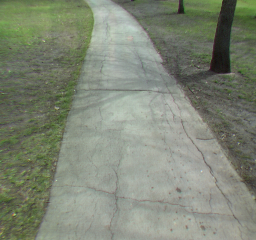
%> input picture images/bright.seq31.png, 256 x 240 px; its folder holds 4 pictures in this run
$ octave script.m   (GNU Octave 9; MATLAB toolbox functions it lacks are replaced by stand-ins)
%> lines starting %> are read from the running program, lines starting %| are printed output that depends on the picture
### interpy.m
function result=interpy(struct, range)

x = extractfield(struct,'x');
y = extractfield(struct, 'y');

linearCoefficients = polyfit(y, x, 1);
result = polyval(linearCoefficients, range);

end

### script.m
%% Test kilku na raz

% [35 lines of commented-out code are left out]

%% Wczytanie pliku

DEBUG = false;
LINES_LENGTH = 3;
FILL_GAPS = 3;
PEAKS = 15;
HORIZONTAL_LINE = 80; % 80
CENTER_TOLERANCE = 20;
REMOVE = 10;

% 4,8,9,10,11,12,15,16,17,18

listing = dir('images');
i = 5;

path = strcat('images/', listing(i).name);

I = imread(path);
%> I is the input picture: size 240x256x3 uint8; mean R, G, B 126.8, 134.2, 117.3


% [4 lines of commented-out code are left out]

I = imresize(I, [240 NaN]);
I = rgb2gray(I);
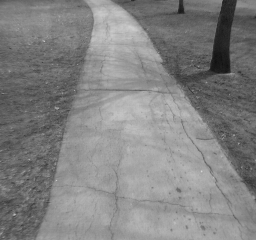
%> I: size 240x256 uint8; min 15, max 212, mean 130.1
m = 1;
n = 4;

kmedian = medfilt2(I);
wiener = wiener2(I, [5 5]);
guided = imguidedfilter(I);

if DEBUG == true
    subplot(m,n,1)
    imshow(I)
    title('original')
    subplot(m,n,2)
    imshow(kmedian)
    title('kmedian')
    subplot(m,n,3)
    imshow(wiener)
    title('wiener')
    subplot(m,n,4)
    imshow(guided)
    title('guided')
end


%% Gradient


[Gmag, ang] = imgradient(guided);
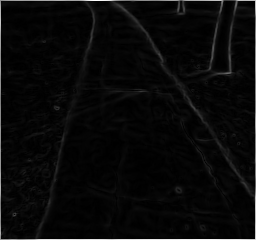
%> Gmag: size 240x256 double; min 0, max 695, mean 25; drawn with min black and max white
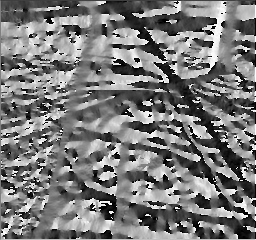
%> ang: size 240x256 double; min -180, max 179.9, mean -7.5; drawn with min black and max white
Gmag = imclose(Gmag, strel('disk', 1)); % morphology

%imshowpair(Gmag, Gmag2, 'montage');


edges = edge(Gmag);
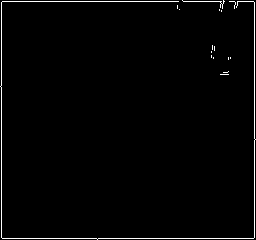
%> edges: size 240x256 logical; 1.7% white in thin lines or dots

% remove small edges (less than 30px)
bedges = bwareaopen(edges,REMOVE);
%> bedges: size 240x256 logical; 1.6% white in thin lines or dots

if DEBUG == true
    figure
    imshowpair(bedges, edges, 'montage');
    title('Sobel')
end


%% Hough Transform
edges = bedges;

[H, theta, rho] = hough(edges);
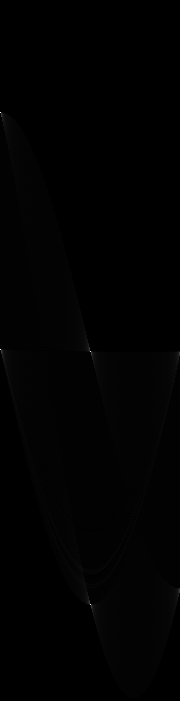
%> H: size 701x180 double; min 0, max 251, mean 1.4
%> theta = 180 values from -90 to 89; rho = 701 values from -350 to 350
P = houghpeaks(H,PEAKS,'threshold',ceil(0.3*max(H(:))));
%> P = [113 1; 350 1; 352 91; 605 91]


if DEBUG == true
    subplot(1,2,1);
    imshow(I);
    title('Original picture')
    subplot(1,2,2);
    imshow(imadjust(rescale(H)), 'XData', theta, 'YData', rho);
    title('Hough transform');
    xlabel('\theta (degrees)')
    ylabel('\rho')
    axis on
    axis normal
    hold on
    colormap(gca,hot);
    x = theta(P(:,2));
    y = rho(P(:,1));
    plot(x,y,'s','color','black');
end


%% Plot lines
[height, width, dim] = size(I);
%> height = 240; width = 256; dim = 1

lines = houghlines(edges,theta,rho,P,'FillGap',FILL_GAPS,'MinLength',LINES_LENGTH);
%> lines = 6 lines; point1 to point2 (x, y): (3, 239) to (254, 239), (2, 3) to (2, 238), (255, 3) to (255, 238), (3, 2) to (179, 2), (184, 2) to (225, 2), (230, 2) to (254, 2)
figure, imshow(I), hold on
max_len = 0;
h_line = HORIZONTAL_LINE;
tol = CENTER_TOLERANCE;

left = [];
right = [];

for k = 1:length(lines)
   xy = [lines(k).point1; lines(k).point2];

   % remove lines above horizontal line || almost horizontal lines || lines close to center
   if (xy(1,2) < h_line || xy(2,2) < h_line) || (abs(lines(k).theta) > 45) || ...
           (width/2 - tol <= xy(1,1) && xy(1,1) <= width/2 + tol || width/2 - tol <= xy(2,1) && xy(2,1) <= width/2 + tol)  % remove
       continue;
   end

   point.x = xy(1,1);
   point.y = xy(1,2);
   point1.x = xy(2,1);
   point1.y = xy(2,2);

   % divide into left, right lanes
   if xy(1,1) <= width/2
       color = 'green';
       left = [left, point, point1];
   else
       color = 'blue';
       right = [right, point, point1];
   end


   plot(xy(:,1),xy(:,2),'LineWidth',2,'Color',color);

   % Plot beginnings and ends of lines
   plot(xy(1,1),xy(1,2),'o','LineWidth',1,'Color','yellow');
   plot(xy(2,1),xy(2,2),'x','LineWidth',1,'Color','red');

   % Determine the endpoints of the longest line segment
   len = norm(lines(k).point1 - lines(k).point2);


   if ( len > max_len)
      max_len = len;
      xy_long = xy;
   end
end
%> this loop made 6 passes
%> xy on passes 1 to 6: [3 239; 254 239], [3 2; 179 2], [184 2; 225 2], [230 2; 254 2], [2 3; 2 238], [255 3; 255 238]
%> after the loop, max_len = 0
%plot(center.x,center.y,'x','LineWidth',2,'Color','yellow');
plot([0, width],[h_line,h_line],'LineWidth',1,'Color','red');
plot([width/2-tol, width/2-tol],[0,height],'LineWidth',1,'Color','red');
plot([width/2+tol, width/2+tol],[0,height],'LineWidth',1,'Color','red');
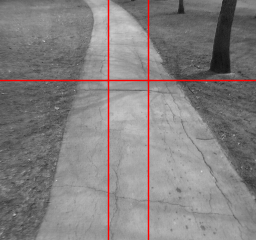
%> figure redrawn from the program's plot data


%% Remove wrong points


%% INTERPOLATION TEST
% No need to sorting
range = linspace(0,240,20);

% LEFT
left_xFit = interpy(left, range);
%> the run ends on the next line
